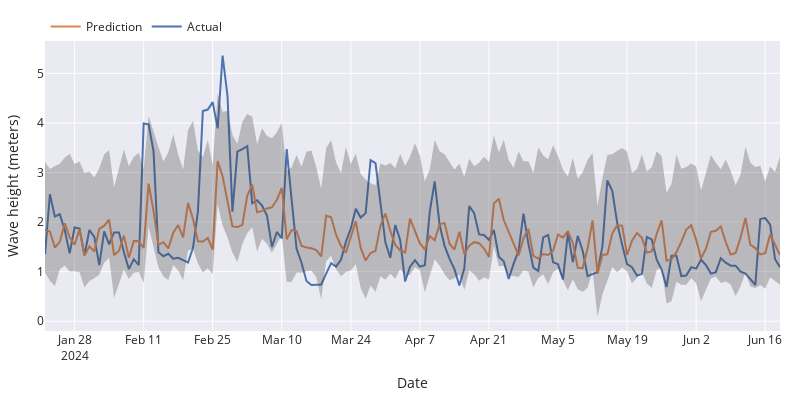

Notebook code for this chart:
### Code cell
# Plot intervals
# ==============================================================================
plot_predicted_intervals(
    predictions     = predictions,
    y_true          = df_test,
    target_variable = "wave_height",
    xaxis_title     = "Date",
    yaxis_title     = "Wave height (meters)",
)

# Predicted interval coverage (on test data)
# ==============================================================================
coverage = empirical_coverage(
    y = df_test['wave_height'],
    lower_bound = predictions["lower_bound"], 
    upper_bound = predictions["upper_bound"]
)
print(f"Predicted interval coverage: {round(100*coverage, 2)} %")

# Area of the interval
# ==============================================================================
area = (predictions["upper_bound"] - predictions["lower_bound"]).sum()
print(f"Area of the interval: {round(area, 2)}")

### Figure 1 — Plotly figure (JSON) as saved in the notebook; plotly's stock layout.template omitted (floating-point values rounded to 4 significant figures; data arrays with more than 128 entries replaced by an {"elided": "..."} marker saying what was removed)
{"data": [{"mode": "lines", "name": "Actual", "type": "scatter", "x": {"elided": "150 str values"}, "y": {"elided": "150 float values"}}, {"mode": "lines", "name": "Prediction", "type": "scatter", "x": {"elided": "150 str values"}, "y": {"elided": "150 float values"}}, {"line": {"width": 0}, "marker": {"color": "#444"}, "mode": "lines", "name": "Upper Bound", "showlegend": false, "type": "scatter", "x": {"elided": "150 str values"}, "y": {"elided": "150 float values"}}, {"fill": "tonexty", "fillcolor": "rgba(68, 68, 68, 0.3)", "line": {"width": 0}, "marker": {"color": "#444"}, "mode": "lines", "name": "Lower Bound", "showlegend": false, "type": "scatter", "x": {"elided": "150 str values"}, "y": {"elided": "150 float values"}}], "layout": {"height": 400, "hovermode": "x", "legend": {"orientation": "h", "x": 0.001, "xanchor": "left", "y": 1.1, "yanchor": "top"}, "margin": {"b": 20, "l": 20, "r": 20, "t": 35}, "title": {}, "width": 800, "xaxis": {"title": {"text": "Date"}}, "yaxis": {"title": {"text": "Wave height (meters)"}}}}
